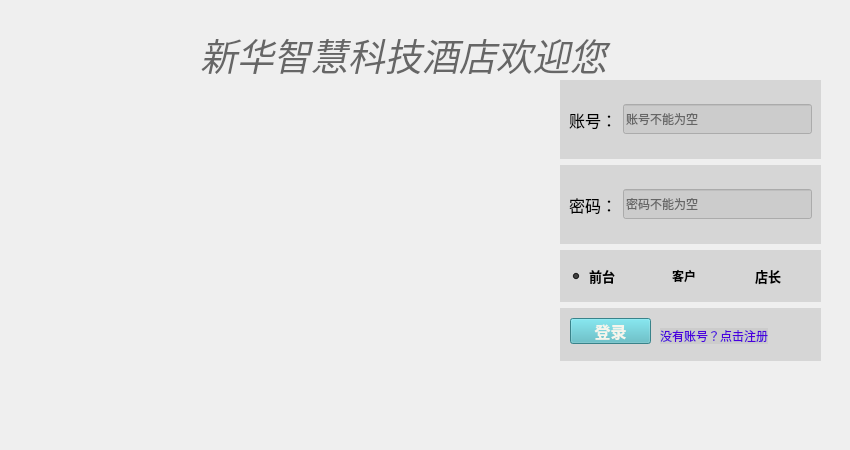
<?xml version="1.0" encoding="UTF-8"?>
<ui version="4.0">
 <class>MainWindow</class>
 <widget class="QMainWindow" name="MainWindow">
  <property name="geometry">
   <rect>
    <x>0</x>
    <y>0</y>
    <width>850</width>
    <height>450</height>
   </rect>
  </property>
  <property name="minimumSize">
   <size>
    <width>0</width>
    <height>0</height>
   </size>
  </property>
  <property name="maximumSize">
   <size>
    <width>850</width>
    <height>450</height>
   </size>
  </property>
  <property name="sizeIncrement">
   <size>
    <width>0</width>
    <height>0</height>
   </size>
  </property>
  <property name="windowTitle">
   <string>MainWindow</string>
  </property>
  <property name="autoFillBackground">
   <bool>false</bool>
  </property>
  <property name="styleSheet">
   <string notr="true">border-image: url(:/image/mainbg.jpg);


</string>
  </property>
  <property name="documentMode">
   <bool>false</bool>
  </property>
  <property name="dockNestingEnabled">
   <bool>false</bool>
  </property>
  <property name="unifiedTitleAndToolBarOnMac">
   <bool>false</bool>
  </property>
  <widget class="QWidget" name="centralwidget">
   <widget class="QWidget" name="widget_3" native="true">
    <property name="geometry">
     <rect>
      <x>560</x>
      <y>80</y>
      <width>261</width>
      <height>281</height>
     </rect>
    </property>
    <property name="styleSheet">
     <string notr="true">QWidget{
border-image:url();

}</string>
    </property>
    <layout class="QVBoxLayout" name="verticalLayout" stretch="3,3,2,2">
     <item>
      <widget class="QWidget" name="widget" native="true">
       <property name="styleSheet">
        <string notr="true">border-image:url();
background-color: rgba(198, 198, 198, 150);</string>
       </property>
       <layout class="QHBoxLayout" name="horizontalLayout">
        <item>
         <widget class="QLabel" name="count">
          <property name="font">
           <font>
            <family>微软雅黑 Light</family>
            <pointsize>12</pointsize>
           </font>
          </property>
          <property name="styleSheet">
           <string notr="true">border-image:url();
background-color: rgba(0,0,0,0);</string>
          </property>
          <property name="text">
           <string>账号：</string>
          </property>
         </widget>
        </item>
        <item>
         <widget class="QLineEdit" name="idlineEdit">
          <property name="minimumSize">
           <size>
            <width>0</width>
            <height>30</height>
           </size>
          </property>
          <property name="inputMask">
           <string/>
          </property>
          <property name="text">
           <string/>
          </property>
          <property name="placeholderText">
           <string>账号不能为空</string>
          </property>
         </widget>
        </item>
       </layout>
      </widget>
     </item>
     <item>
      <widget class="QWidget" name="widget_2" native="true">
       <property name="styleSheet">
        <string notr="true">border-image:url();
background-color: rgba(198, 198, 198, 150);</string>
       </property>
       <layout class="QHBoxLayout" name="horizontalLayout_2" stretch="1,5">
        <item>
         <widget class="QLabel" name="passwd">
          <property name="font">
           <font>
            <family>微软雅黑 Light</family>
            <pointsize>12</pointsize>
           </font>
          </property>
          <property name="styleSheet">
           <string notr="true">border-image:url();
background-color: rgba(0,0,0,0);</string>
          </property>
          <property name="text">
           <string>密码：</string>
          </property>
         </widget>
        </item>
        <item>
         <widget class="QLineEdit" name="pwdlineEdit">
          <property name="minimumSize">
           <size>
            <width>0</width>
            <height>30</height>
           </size>
          </property>
          <property name="cursor">
           <cursorShape>IBeamCursor</cursorShape>
          </property>
          <property name="focusPolicy">
           <enum>Qt::StrongFocus</enum>
          </property>
          <property name="echoMode">
           <enum>QLineEdit::Password</enum>
          </property>
          <property name="placeholderText">
           <string>密码不能为空</string>
          </property>
         </widget>
        </item>
       </layout>
      </widget>
     </item>
     <item>
      <widget class="QWidget" name="widget_5" native="true">
       <property name="styleSheet">
        <string notr="true">border-image:url();
background-color: rgba(198, 198, 198, 150);</string>
       </property>
       <layout class="QHBoxLayout" name="horizontalLayout_4">
        <item>
         <widget class="QRadioButton" name="service_Button">
          <property name="font">
           <font>
            <family>微软雅黑</family>
            <pointsize>10</pointsize>
            <weight>75</weight>
            <bold>true</bold>
           </font>
          </property>
          <property name="styleSheet">
           <string notr="true">border-image:url();
background-color: rgba(0,0,0,0);</string>
          </property>
          <property name="text">
           <string>前台</string>
          </property>
          <property name="checked">
           <bool>true</bool>
          </property>
         </widget>
        </item>
        <item>
         <widget class="QRadioButton" name="client_button">
          <property name="font">
           <font>
            <family>微软雅黑</family>
            <weight>75</weight>
            <bold>true</bold>
           </font>
          </property>
          <property name="styleSheet">
           <string notr="true">border-image:url();
background-color: rgba(0,0,0,0);</string>
          </property>
          <property name="text">
           <string>客户</string>
          </property>
          <property name="checked">
           <bool>false</bool>
          </property>
         </widget>
        </item>
        <item>
         <widget class="QRadioButton" name="shopkeeper_button">
          <property name="font">
           <font>
            <family>微软雅黑</family>
            <pointsize>10</pointsize>
            <weight>75</weight>
            <bold>true</bold>
           </font>
          </property>
          <property name="styleSheet">
           <string notr="true">border-image:url();
background-color: rgba(0,0,0,0);</string>
          </property>
          <property name="text">
           <string>店长</string>
          </property>
          <property name="checked">
           <bool>false</bool>
          </property>
         </widget>
        </item>
       </layout>
      </widget>
     </item>
     <item>
      <widget class="QWidget" name="widget_4" native="true">
       <property name="styleSheet">
        <string notr="true">border-image:url();
background-color: rgba(198, 198, 198, 150);</string>
       </property>
       <widget class="QPushButton" name="pushButton">
        <property name="geometry">
         <rect>
          <x>10</x>
          <y>10</y>
          <width>81</width>
          <height>26</height>
         </rect>
        </property>
        <property name="sizeIncrement">
         <size>
          <width>0</width>
          <height>0</height>
         </size>
        </property>
        <property name="font">
         <font>
          <family>微软雅黑</family>
          <pointsize>12</pointsize>
          <weight>75</weight>
          <bold>true</bold>
         </font>
        </property>
        <property name="cursor">
         <cursorShape>ArrowCursor</cursorShape>
        </property>
        <property name="focusPolicy">
         <enum>Qt::StrongFocus</enum>
        </property>
        <property name="styleSheet">
         <string notr="true">/*常规状态*/
QPushButton
{
    background: #50b7c1;        /*背景颜色*/
    opacity : 255;              /*背景透明度：0-255 */
    border - radius: 5;         /*边框圆角半径，border-left，top，righ，bottom*/
    color: #f6f5ec;             /*字体颜色*/
}
/*鼠标滑过*/
QPushButton:hover
{
    background: #40a7b1;    /*背景颜色*/
    color: #f6f5ec;         /*字体颜色*/
}
/*鼠标按下*/
QPushButton:pressed
{
    background: #3097a1;    /*背景颜色*/
}
/*选中*/
QPushButton:checked
{
    background: #9acd32;    /*背景颜色*/
    color: #ffffff;             /*字体颜色*/
}
/*鼠标滑过选中状态*/
QPushButton:checked:hover
{
    background: #8abd22;    /*背景颜色*/
    color:#ffffff;          /*字体颜色*/
}</string>
        </property>
        <property name="text">
         <string>登录</string>
        </property>
        <property name="iconSize">
         <size>
          <width>16</width>
          <height>20</height>
         </size>
        </property>
       </widget>
       <widget class="QLabel" name="register_2">
        <property name="geometry">
         <rect>
          <x>100</x>
          <y>20</y>
          <width>108</width>
          <height>16</height>
         </rect>
        </property>
        <property name="cursor">
         <cursorShape>PointingHandCursor</cursorShape>
        </property>
        <property name="styleSheet">
         <string notr="true">color: rgb(74, 0, 222,255);
border-image:url();
</string>
        </property>
        <property name="text">
         <string>没有账号？点击注册</string>
        </property>
       </widget>
      </widget>
     </item>
    </layout>
   </widget>
   <widget class="QLabel" name="welcome">
    <property name="geometry">
     <rect>
      <x>200</x>
      <y>30</y>
      <width>431</width>
      <height>51</height>
     </rect>
    </property>
    <property name="font">
     <font>
      <family>Comic Sans MS</family>
      <pointsize>28</pointsize>
      <weight>50</weight>
      <italic>true</italic>
      <bold>false</bold>
     </font>
    </property>
    <property name="styleSheet">
     <string notr="true">border-image:url();
color: rgba(99, 99, 99, 250);
</string>
    </property>
    <property name="text">
     <string>新华智慧科技酒店欢迎您</string>
    </property>
   </widget>
  </widget>
 </widget>
 <resources/>
 <connections/>
</ui>
